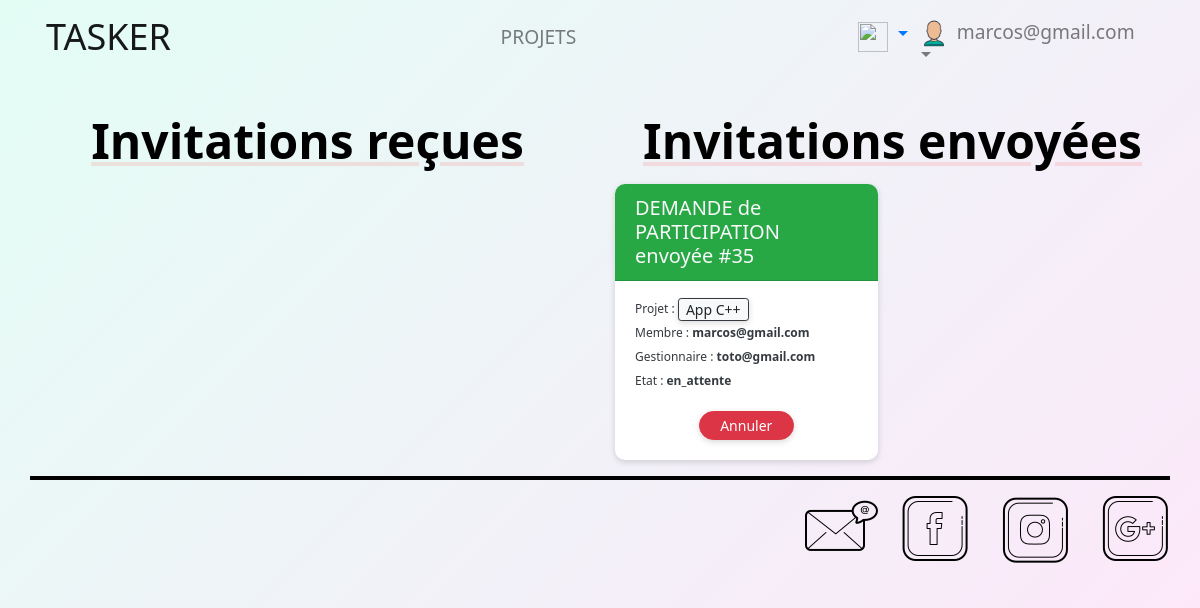
Page /?action=invitationsEnvoyees (signed in) on the committed database.
### tables this page shows
CREATE TABLE IF NOT EXISTS `invitationrecue` (
`NUM_INVITATION_RECUE` int(100) NOT NULL,
  `NUM_PROJET` int(100) NOT NULL,
  `COURRIEL` varchar(50) NOT NULL,
  `ETAT` varchar(20) NOT NULL
);

CREATE TABLE IF NOT EXISTS `projet` (
`NUM_PROJET` int(100) NOT NULL,
  `NOM_PROJET` varchar(30) NOT NULL,
  `DESCRIPTION` varchar(250) NOT NULL,
  `COURRIEL` varchar(30) NOT NULL
);

### vues/main.php (called while the page is built)
<?php
	include "vues/header.php";
	include_once('vues/'.$vue.'.php');
	include "vues/footer.php";
?>

### modele/InvitRecDAO.class.php (called while the page is built, shortened)
<?php
include_once('./modele/classes/InvitationRecu.class.php');
class InvitRecDAO
{
	public static function findMyInvitEnv($courriel)
	{
		try{
			$liste = new ListeInvitEnv();
				$db = Database::getInstance();
				$pstmt = $db->prepare("SELECT * FROM invitationrecue WHERE COURRIEL = :x");
				$pstmt->execute(array(':x' => $courriel));
				while ($result = $pstmt->fetch(PDO::FETCH_OBJ)){
					$p = new InvitationRecu();
					if ($result)
					{
						$p->setNumInvRec($result->NUM_INVITATION_RECUE);
						$p->setNumProjet($result->NUM_PROJET);
						$p->setCourriel($result->COURRIEL);
						$p->setEtat($result->ETAT);
						$liste->add($p);
					}
				}
				return $liste;
		} catch (PDOException $e) {
		    print "Error!: " . $e->getMessage() . "<br/>";
		    return $liste;
		}
	}
}
?>

### modele/classes/ListeInvitEnv.class.php (called while the page is built, shortened)
<?php
class ListeInvitEnv implements Navigable {
	private $invitEnv;
	private $current = -1;
	public function __construct()
	{
		$this->invitEnv = array();
	}
	public function add($invitEnv)
	{
			array_push($this->invitEnv,$invitEnv);
	}
	public function next()
	{
		if ($this->current<count($this->invitEnv))
		{
			$this->current++;
			return true;
		}
		return false;
	}
	public function getCurrent()
	{
		if (isset($this->invitEnv[$this->current]))
			return $this->invitEnv[$this->current];
		return null;
	}
}
?>

### modele/classes/InvitationRecu.class.php (called while the page is built, shortened)
<?php
class InvitationRecu{
	private $numInvRec = "";
	private $courriel = "";
	public function __construct($n="IE00")
	{
		$this->numInvRec = $n;
	}
	public function getNumInvRec()
	{
			return $this->numInvRec;
	}
	public function setNumInvRec($value)
	{
			$this->numInvRec = $value;
	}
	public function getCourriel()
	{
			return $this->courriel;
	}
	public function setCourriel($value)
	{
			$this->courriel = $value;
	}
	public function getEtat()
	{
			return $this->etat;
	}
	public function setEtat($value)
	{
			$this->etat = $value;
	}
}
?>

### modele/ProjetDAO.class.php (called while the page is built, shortened)
<?php
include_once('./modele/classes/Projet.class.php');
class ProjetDAO
{
	public static function find($numProjet)
	{
		$db = Database::getInstance();
		$pstmt = $db->prepare("SELECT * FROM projet WHERE NUM_PROJET = :x");
		$pstmt->execute(array(':x' => $numProjet));
		$result = $pstmt->fetch(PDO::FETCH_OBJ);
		$p = new Projet();
		if ($result)
		{
			$p->setNumProjet($result->NUM_PROJET);
			$p->setNomProjet($result->NOM_PROJET);
			$p->setDescription($result->DESCRIPTION);
			$p->setCourriel($result->COURRIEL);
			return $p;
		}
		return null;
	}
}
?>

### modele/classes/Projet.class.php (called while the page is built, shortened)
<?php
class Projet{
	private $nomProjet ;
	private $courriel;
	public function getNomProjet()
	{
			return $this->nomProjet;
	}
	public function setNomProjet($value)
	{
			$this->nomProjet = $value;
	}
	public function getCourriel()
	{
			return $this->courriel;
	}
	public function setCourriel($value)
	{
			$this->courriel = $value;
	}
}
?>

### vues/invitationsEnvoyees.php (the view, shortened to what this page needs)
<?php
require_once('./modele/classes/Projet.class.php');
	require_once('./modele/classes/listeInvitEnv.class.php');
	require_once('./modele/ProjetDAO.class.php');
	$courriel =  $_SESSION['connected'];
?>
<section class="lastProjects mt-3 pt-3">
<div class="row">
	<div class="col-6">
	<div class="sectionTitle col-12 mb-3" >Invitations reçues</div>
</div>
	<div class="col-6">
	<div class="sectionTitle col-12  mb-3" >Invitations envoyées</div>
	<div class="row">
	<?php
		$daoEnvMem = new InvitRecDAO();
		$liste = $daoEnvMem->findMyInvitEnv($courriel);
		 while ($liste->next())
		{
			$ieM = $liste->getCurrent();
			if ($ieM != null && $ieM->getEtat() == "en_attente" )
			{
				$daoP = new ProjetDAO();
				$pr = $daoP->find($ieM->getNumProjet());
				echo '
				<div class="col-sm-12 col-md-12 col-lg-6">
					<div class="card border-dark mb-3">
						<div class="card-header bg-success pb-0">
							<h5 class="card-title text-light" >DEMANDE de PARTICIPATION envoyée #'.$ieM->getNumInvRec().'</h5>
						</div>
						<div class="card-body">
						<form  method="post" action="?action=projet">
									<input type="hidden" name="numeroProjet" value="'.$pr->getNumProjet().'">
							<p class="card-text   text-dark">
									Projet :	<strong><input  type="submit" value="'.$pr->getNomProjet().'"
										class="btn btn-light border-dark btn-sm " style="padding: 0px 7px; " ></strong><br/>
								Membre : <strong>'.$ieM->getCourriel().'</strong><br/>
								Gestionnaire : <strong>'.$pr->getCourriel().'</strong><br/>
								Etat : <strong>'.$ieM->getEtat().'</strong>
							</p>
							</form>
							<div class="d-flex justify-content-center">
								<form method="post" action="?action=suppInvitation" style="margin: 0 5px;" >
									<input type="hidden" name="numeroInv" value="'.$ieM->getNumInvRec().'">
									<input type="hidden" name="typeInv" value="RecuGes">
									<input  type="submit" value="&nbsp Annuler &nbsp"
										class="col col-sm-12 col-lg-12 btn btn-danger btn-sm rounded" >
								</form>
							</div>
						</div>
					</div>
				</div>';
			}
		}
	?>
	</div>
</div>
</section>

### css/style.css (style rules this page uses)
body { //background-color: #fff28d !important; font : 14px/24px "Segoe UI", Times, serif,Arial, Helvetica, sans-serif; width :95%; max-width: 1400px; margin-left:auto; margin-right:auto; //background-image: linear-gradient(135deg, #f3e7e9 0%, #e3eeff 99%, #e3eeff 100%); background-image: linear-gradient(-225deg, #E3FDF5 0%, #FFE6FA 100%); }
.sectionTitle { font-size: 3rem; font-weight: bold; color: black; text-align: center; //border-bottom: 1rem solid yellow; //width: 40%; display: table; margin-right: auto; margin-left: auto; margin-top: 1.5rem; margin-bottom: 0.5rem; padding-bottom: 5px; text-decoration: underline; text-decoration-color: rgba(255,9,0, 0.1); }
.card { border: 0px solid rgba(0,0,0, 0.06); box-shadow: 0 2px 6px 0 rgba(0, 0, 0, 0.15); margin: 10px 0; border-radius: 10px; }
.card-body { border-radius: 10px; padding-top: 1.0rem; }
.card-header { border-radius: 10px 10px 0px 0px !important; }
.card-title { color: rgba(0, 0, 0, 0.9); font-size: 20px; }
.card-text { font-size: 12px; text-overflow: ellipsis; white-space: wrap; overflow: hidden; min-height: 100px; color: rgba(0, 0, 0, 0.5); font-weight: normal; }
.rounded { border-radius: 25px !important; padding: 3px 13px; }
.btn { //border: 0px solid rgba(0,0,0, 0.5); box-shadow: 0 2px 6px 0 rgba(0, 0, 0, 0.15); }

### rows in the picture
invitationrecue: NUM_INVITATION_RECUE "35", NUM_PROJET.NOM_PROJET "App C++", COURRIEL "marcos@gmail.com", NUM_PROJET.COURRIEL "toto@gmail.com", ETAT "en_attente"

### other values in the picture
$_SESSION["connected"] "marcos@gmail.com"
